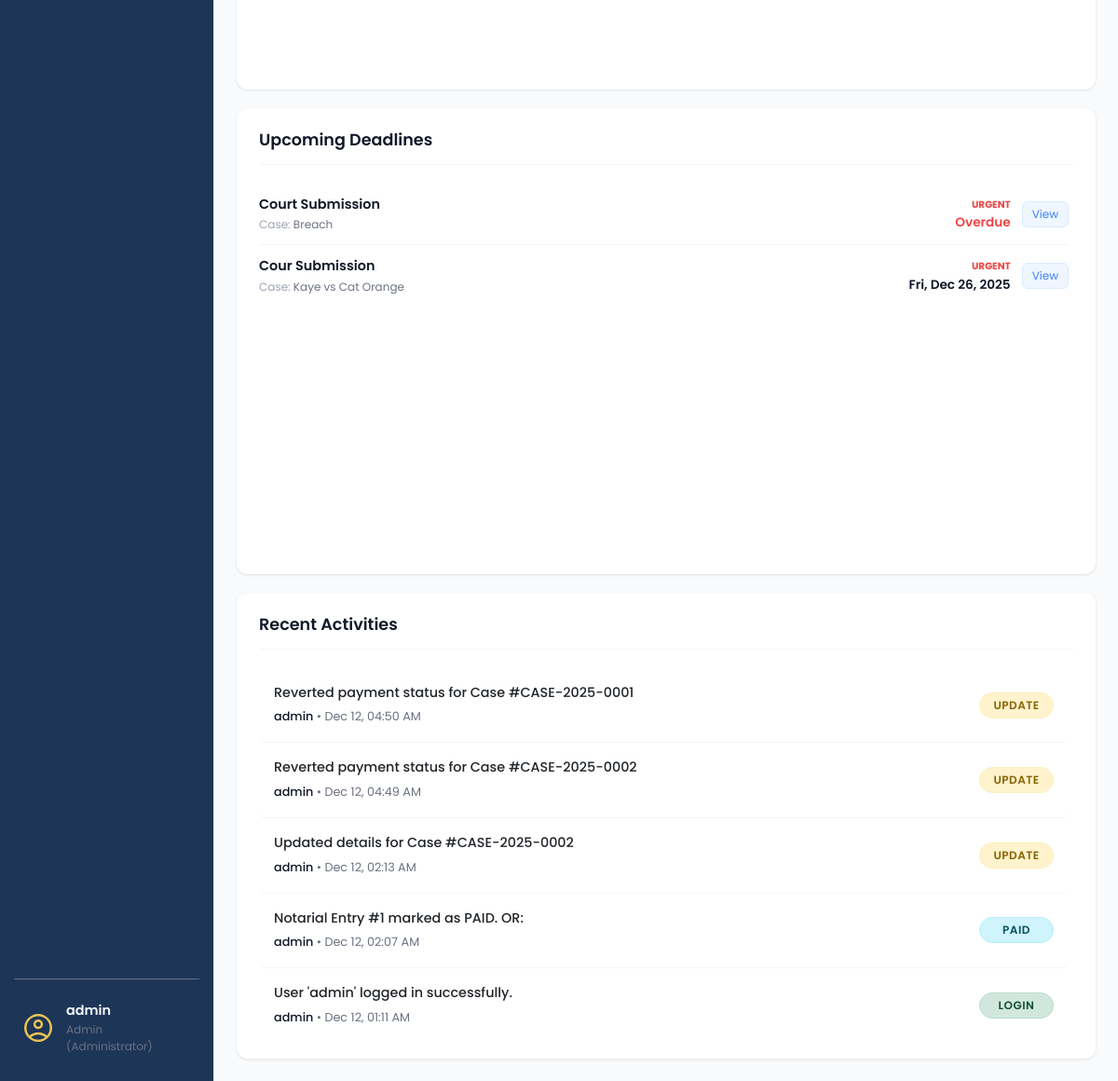
The page /dashboard (signed in, lower part) on the database as committed earlier.
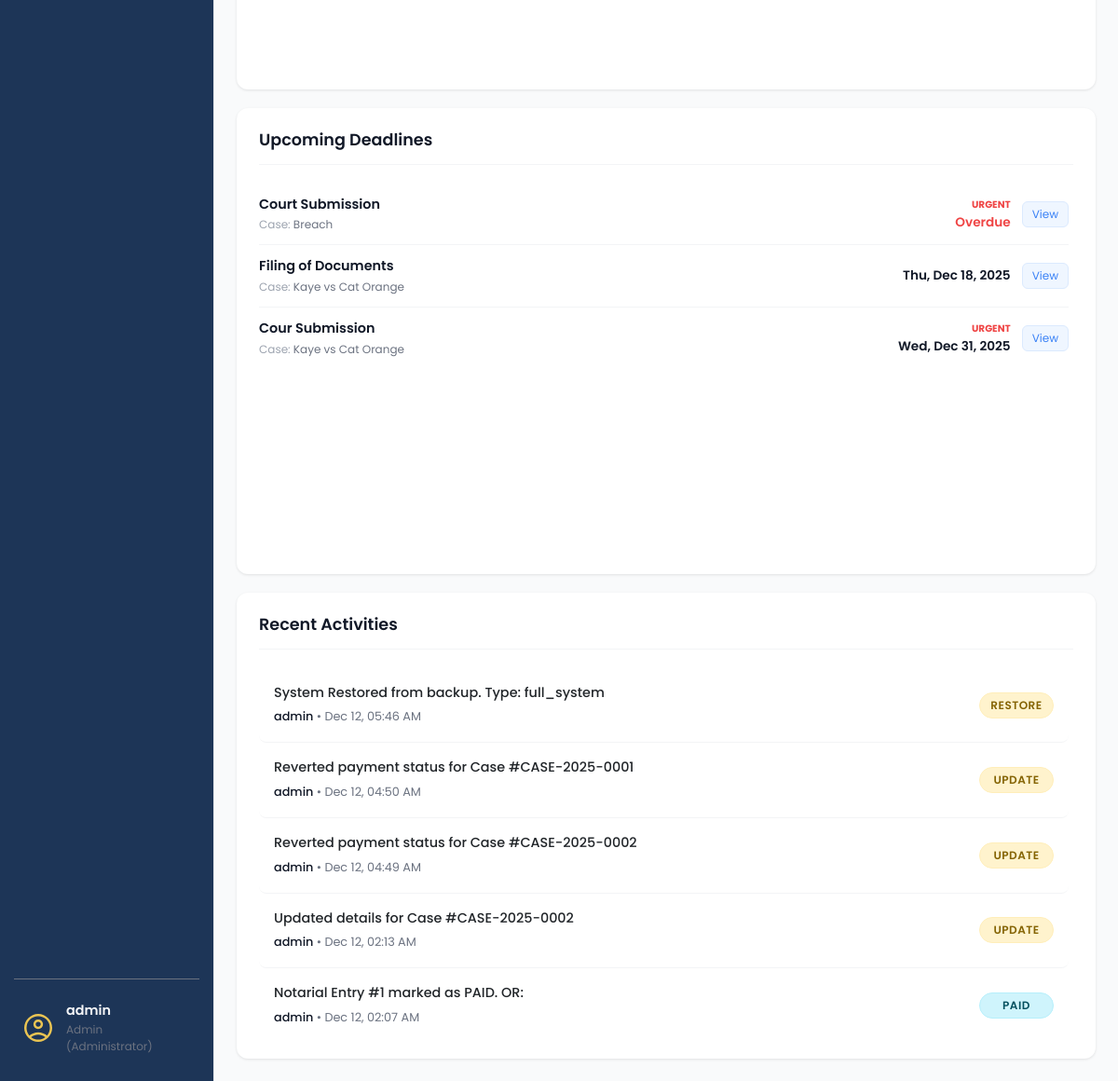
The same page on the database as committed later.
### app/models/user_model.py (models this page shows, shortened)
class User(UserMixin, db.Model):
    __tablename__ = 'users'
    id = db.Column(db.Integer, primary_key=True)
    username = db.Column(db.String(80), unique=True, nullable=False, index=True)
    email = db.Column(db.String(120), unique=True, nullable=False)
    password_hash = db.Column(db.String(128), nullable=False)
    contact_number = db.Column(db.String(20), nullable=True)
    role = db.Column(db.String(50), default='attorney', nullable=False)
    is_active = db.Column(db.Boolean, default=True, nullable=False)
    is_admin = db.Column(db.Boolean, default=False, nullable=False)
    created_at = db.Column(db.DateTime, default=datetime.utcnow)
    updated_at = db.Column(db.DateTime, default=datetime.utcnow, onupdate=datetime.utcnow)

### app/models/schedule_mdl.py (models this page shows)
class Schedule(db.Model):
    __tablename__ = 'schedules'
    id = db.Column(db.Integer, primary_key=True)
    title = db.Column(db.String(255), nullable=False)
    details = db.Column(db.Text, nullable=True)  # <-- NEW FIELD
    deadline = db.Column(db.Date, nullable=False)
    priority = db.Column(db.String(20), default='normal')
    is_done = db.Column(db.Boolean, default=False)
    case_id = db.Column(db.Integer, db.ForeignKey('cases.id'), nullable=False)
    created_at = db.Column(db.DateTime, default=datetime.utcnow)
    updated_at = db.Column(db.DateTime, default=datetime.utcnow, onupdate=datetime.utcnow)
    history = db.relationship('ScheduleHistory', backref='schedule', lazy=True, order_by="desc(ScheduleHistory.created_at)")

### app/models/case_mdl.py (models this page shows, shortened)
class Case(db.Model):
    __tablename__ = 'cases'
    id = db.Column(db.Integer, primary_key=True)
    case_number = db.Column(db.String(100), unique=True, nullable=False)
    title = db.Column(db.String(255), nullable=False)
    case_category = db.Column(db.String(50), default='individual', nullable=False)  # 'individual' or 'corporate'
    case_type = db.Column(db.String(100), nullable=False)
    violation = db.Column(db.String(255), nullable=True)
    status = db.Column(db.String(50), default='active', nullable=False)
    engagement_date = db.Column(db.Date, nullable=False)
    filing_date = db.Column(db.Date, nullable=True)
    client_id = db.Column(db.Integer, db.ForeignKey('clients.id'), nullable=False)
    assigned_attorney_id = db.Column(db.Integer, db.ForeignKey('users.id'), nullable=True)
    created_at = db.Column(db.DateTime, default=lambda: datetime.now(PHT))
    updated_at = db.Column(db.DateTime, default=lambda: datetime.now(PHT), onupdate=lambda: datetime.now(PHT))
    cause_of_action = db.Column(db.String(255), nullable=True)  # Add this field
    client = db.relationship('Client', backref='cases', lazy=True)
    assigned_attorney = db.relationship('User', backref='assigned_cases', lazy=True)
    schedules = db.relationship('Schedule', backref='case', lazy=True, cascade="all, delete-orphan", order_by="asc(Schedule.deadline)")

### app/models/system_log_mdl.py (models this page shows, shortened)
class SystemLog(db.Model):
    __tablename__ = 'system_logs'
    id = db.Column(db.Integer, primary_key=True)
    user_id = db.Column(db.Integer, db.ForeignKey('users.id'), nullable=True)
    action = db.Column(db.String(50), nullable=False)   # e.g., 'Update', 'Create', 'Login', 'Restore'
    module = db.Column(db.String(50), nullable=False)   # e.g., 'Case', 'Client', 'Notarial', 'Document'
    entity_id = db.Column(db.Integer, nullable=True)    # ID of the specific item (Case ID, Client ID)
    description = db.Column(db.String(255), nullable=False) # Human readable summary
    old_value = db.Column(db.JSON, nullable=True)
    new_value = db.Column(db.JSON, nullable=True)
    ip_address = db.Column(db.String(50), nullable=True)
    timestamp = db.Column(db.DateTime, default=datetime.utcnow)
    user = db.relationship('User', backref='logs', lazy=True)

### app/routes/dashboard_routes.py (the view)
@dashboard_bp.route('/')
@dashboard_bp.route('/dashboard')
@login_required
def dashboard_page():
    filtered_data = filter_dashboard_data()
    total_docs = filtered_data['documents'].count()
    missing_docs = filtered_data['documents'].filter(Document.document_status.ilike('Lacking')).count()
    if current_user.role == 'staff':
        pending_payments_count = filtered_data['transactions'].filter_by(payment_status='Pending').count()
        unpaid_sum = db.session.query(func.sum(TransactionItem.transaction_amount))\
            .filter(TransactionItem.payment_status == 'Pending',
                   TransactionItem.transaction_type == 'Notarial').scalar() or 0
        unpaid_count = TransactionItem.query.filter_by(
            payment_status='Pending',
            transaction_type='Notarial'
        ).count()
    else:
        pending_payments_count = TransactionItem.query.filter_by(payment_status='Pending').count()
        unpaid_sum = db.session.query(func.sum(TransactionItem.transaction_amount))\
            .filter(TransactionItem.payment_status == 'Pending').scalar() or 0
        unpaid_count = TransactionItem.query.filter_by(payment_status='Pending').count()
    pending_docs_count = Document.query.filter(Document.document_status.ilike('Pending')).count()
    total_pending = pending_docs_count + pending_payments_count
    open_cases = Case.query.filter(Case.status.ilike('active')).count()
    notarial_count = TransactionItem.query.filter_by(transaction_type='Notarial').count()
    case_count = TransactionItem.query.filter_by(transaction_type='Case').count()
    upcoming_deadlines = Schedule.query\
        .options(joinedload(Schedule.case))\
        .filter(Schedule.is_done == False)\
        .order_by(Schedule.deadline.asc())\
        .limit(6)\
        .all()
    recent_logs = SystemLog.query\
        .order_by(SystemLog.timestamp.desc())\
        .limit(5)\
        .all()
    kpi_data = {
        'total_docs': total_docs,
        'missing_docs': missing_docs,
        'pending_review': total_pending,
        'pending_payments': pending_payments_count,  # New: specifically track pending payments
        'total_unpaid': "{:,.2f}".format(unpaid_sum), # Format as currency string
        'unpaid_count': unpaid_count,
        'open_cases': open_cases,
        'notarial_count': notarial_count,  # New: notarial transactions count
        'case_count': case_count  # New: case transactions count
    }
    action_docs_query = Document.query.filter(
        Document.document_status.in_(['Pending', 'Lacking', 'Draft', 'For Signature'])
    ).order_by(
        db.case((Document.document_status == 'Lacking', 1), else_=2),
        Document.last_modified.desc()
    ).limit(5).all()
    action_docs_data = []
    for doc in action_docs_query:
        action_docs_data.append({
            'title': doc.document_type or doc.filename,
            'context': resolve_document_context(doc),
            'status': doc.document_status,
            'id': doc.id,
            'target_url': get_context_url(doc)
        })
    if current_user.role == 'staff':
        pending_transactions = TransactionItem.query\
            .filter_by(payment_status='Pending', transaction_type='Notarial')\
            .options(joinedload(TransactionItem.client))\
            .order_by(TransactionItem.transaction_date.desc())\
            .limit(5).all()
    else:
        pending_transactions = TransactionItem.query\
            .filter_by(payment_status='Pending')\
            .options(joinedload(TransactionItem.client))\
            .order_by(TransactionItem.transaction_date.desc())\
            .limit(5).all()
    action_transactions_data = []
    for transaction in pending_transactions:
        client_name = "Unknown Client"
        if transaction.client and hasattr(transaction.client, 'full_name'):
            client_name = transaction.client.full_name
        action_transactions_data.append({
            'title': f"{transaction.purpose} - {client_name}",
            'context': f"{transaction.transaction_type} Transaction",
            'status': 'Pending Payment',
            'id': transaction.id,
            'target_url': url_for('transaction.transactions_page')  # Link to transactions page
        })
    context = {
        'kpi': kpi_data,
        'action_docs': action_docs_data,
        'action_transactions': action_transactions_data,  # New: pending transactions for action
        'upcoming_deadlines': upcoming_deadlines,
        'recent_logs': recent_logs,
        'now': datetime.now().date()
    }
    return render_template('dashboard_page.html', **context)

### app/templates/dashboard_page.html (shortened to what this page needs)
{% extends "base.html" %}
{% block content %}
<main class="dashboard-content">
    <section class="dashboard-panels-bottom">
        <div class="panel-card">
            <div class="panel-card__body">
            </div>
        </div>
        <div class="panel-card">
            <header class="panel-card__header">
                <div class="d-flex justify-content-between align-items-center"
                    style="display:flex; justify-content:space-between;">
                    <h3 class="panel-card__title">Upcoming Deadlines</h3>
                </div>
            </header>
            <div class="panel-card__body">
                {% if upcoming_deadlines %}
                {% for task in upcoming_deadlines %}
                <div class="dashboard-task-item">
                    <div class="task-info">
                        <span class="task-title" title="{{ task.title }}">{{ task.title }}</span>
                        <span class="task-context" title="{{ task.case.title }}">
                            <span style="color: #9ca3af;">Case:</span> {{ task.case.title }}
                        </span>
                    </div>
                    <div class="task-meta">
                        <div class="task-date-group">
                            {% if task.priority == 'high' %}
                            <span class="task-priority" style="color: #ef4444; margin-bottom: 2px;">Urgent</span>
                            {% endif %}
                            {% if task.deadline < now %} <span class="task-date" style="color: #ef4444;">Overdue</span>
                                {% elif task.deadline == now %}
                                <span class="task-date" style="color: #f97316;">Today</span>
                                {% else %}
                                <span class="task-date" style="color: #111827;">
                                    {{ task.deadline.strftime('%a, %b') }} {{ task.deadline.day }}, {{
                                    task.deadline.year }}
                                </span>
                                {% endif %}
                        </div>
                        <a href="{{ url_for('case.view_case', case_id=task.case_id) }}" class="btn-view-task">
                            View
                        </a>
                    </div>
                </div>
                {% endfor %}
                {% endif %}
            </div>
        </div>
        <div class="panel-card">
            <header class="panel-card__header">
                <h3 class="panel-card__title">Recent Activities</h3>
            </header>
            <div class="panel-card__body">
                {% if recent_logs %}
                {% for log in recent_logs %}
                <div class="document-row">
                    <div class="document-row__info">
                        <p class="document-row__title">{{ log.description }}</p>
                        <span class="document-row__subtitle">
                            <span style="color: #111827; font-weight: 500;">
                                {% if log.user %}
                                {{ log.user.username }}
                                {% else %}
                                System
                                {% endif %}
                            </span>
                            &bull;
                            {{ log.timestamp.strftime('%b %d, %I:%M %p') }}
                        </span>
                    </div>
                    {% if log.action == 'Create' or log.action == 'Upload' or log.action == 'Login' %}
                    <span class="status-tag status-tag--complete">{{ log.action }}</span>
                    {% elif log.action == 'Delete' %}
                    <span class="status-tag status-tag--missing">{{ log.action }}</span>
                    {% elif log.action == 'Update' %}
                    <span class="status-tag status-tag--pending">{{ log.action }}</span>
                    {% elif log.action == 'Payment' %}
                    <span class="status-tag status-tag--for-signature">Paid</span>
                    {% else %}
                    <span class="status-tag status-tag--pending">{{ log.action }}</span>
                    {% endif %}
                </div>
                {% endfor %}
                {% else %}
                <div class="text-center py-4">
                    <p class="text-muted small mb-0">No recent activity recorded.</p>
                </div>
                {% endif %}
            </div>
        </div>
    </section>
</main>
{% endblock %}

### app/templates/base.html (shortened to what this page needs)
<!DOCTYPE html>
<html lang="en">
<head>
    <link rel="stylesheet" href="{{ url_for('static', filename='vendor/bootstrap/css/bootstrap.min.css') }}">
    <link rel="stylesheet" href="{{ url_for('static', filename='css/main.css') }}">
    <link rel="stylesheet" href="{{ url_for('static', filename='css/sidebar.css') }}">
</head>
<body>
    <aside class="sidebar">
        <div class="sidebar-footer">
            <button class="avatar-btn" id="avatarBtn">
                <img src="{{ url_for('static', filename='img/avatar.svg') }}" alt="User Avatar">
                <div class="user-info">
                    <span class="user-name">
                        {{ current_user.username }}
                    </span>
                    <span class="user-role">
                        {{ current_user.role|title }}
                        {% if current_user.is_admin %} (Administrator){% endif %}
                    </span>
                </div>
            </button>
        </div>
    </aside>
    <div class="page-container">
        {% block content %}
        {% endblock %}
    </div>
</body>
</html>

Rows that differ between the two databases and show on the page:
no longer on this page (row unchanged): SystemLog: description "User 'admin' logged in successfully.", user.username "admin", timestamp "Dec 12, 01:11 AM", action "LOGIN"
added Schedule: title "Filing of Documents", case "Kaye vs Cat Orange", deadline "Thu, Dec", deadline.day "18", deadline.year "2025"
changed Schedule "Cour Submission": deadline "Fri, Dec" → "Wed, Dec"; deadline.day "26" → "31"
added SystemLog: description "System Restored from backup. Type: full_system", user.username "admin", timestamp "Dec 12, 05:46 AM", action "RESTORE"
